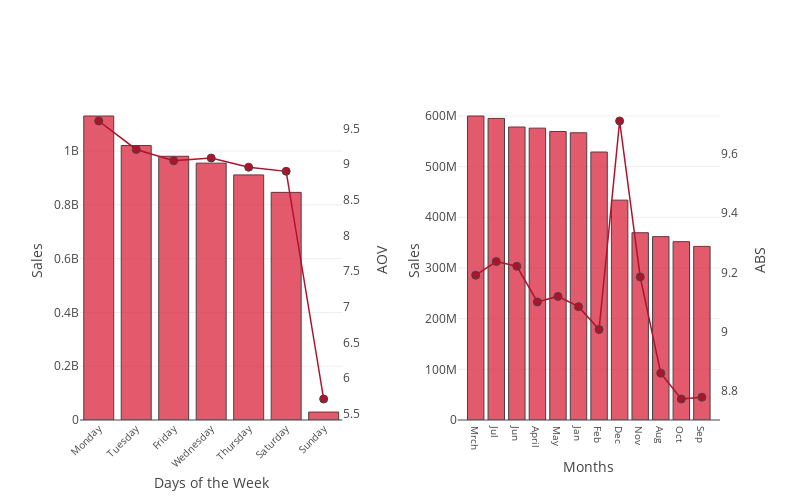

This figure's notebook cell:
### Markdown cell above
Which day of the week or month generate the highest revenue, and ABS (Average Basket Size). I created two seperate graphs side by side to ease the comparison.

Regarding the sales graphs on the left, the begining of the week are when the stores are henerating more money,on Mondays and Tuesdays, the third best day is for Fridays.

Which is also applicable for the ABS, except that it's expectionnally higher on Wesdnesday than Friday, repectively at 9.08 and 9.04.


If we have a look at the right graph, representing the sales and ABS my month, we can note that March and July are the best performing months in terms of sales. But, the ABS is higher in December with 9.71 euros spent in avarage and 9.24 euros in July.

### Code cell
#Create two new dataframe

basketweek = train[['Dayoftheweek','Sales','Customers']]
basketweek = basketweek.groupby('Dayoftheweek').sum()
basketweek = basketweek.sort_values(by='Sales',ascending = False)
basketweek = basketweek.reset_index()
basketweek['Basket'] = basketweek['Sales'] / basketweek['Customers'] 

basketmonth = train[['Monthofyear','Sales','Customers']]
basketmonth = basketmonth.groupby('Monthofyear').sum()
basketmonth = basketmonth.sort_values(by='Sales',ascending = False)
basketmonth = basketmonth.reset_index()
basketmonth['Basket'] = basketmonth['Sales'] / basketmonth['Customers'] 


#Create the format of our plot grid

fig = tools.make_subplots(rows=1,
                          cols=2,
                          print_grid=True,
                          horizontal_spacing=0.18,
                         )

#Define the 4 traces 

trace1 = dict(type='bar',
              x= basketweek[('Dayoftheweek')], 
              y= basketweek[('Sales')],
              name='Sales',            
              marker=dict(color= 'rgba(220,49,72, 0.8)', 
                          line= dict(width= 1)),
              showlegend=False
             )
 

trace2 = dict(type='scatter',
              x= basketweek[('Dayoftheweek')], 
              y= basketweek[('Basket')], 
              marker= dict(line= dict(width= 1), 
                           size= 8), 
              line=dict(color= '#B0122C',
                        width= 1.5),
              name= 'ABS',
              showlegend=False
             )


trace3=dict(type='bar',
            x=basketmonth[('Monthofyear')],
            y=basketmonth[('Sales')],
            name='Sales',
            marker=dict(color= 'rgba(220,49,72, 0.8)', line= dict(width= 1)),
            showlegend=False 
          )
trace4=dict(type='scatter',
            x= basketmonth[('Monthofyear')],
            y=basketmonth[('Basket')],
            marker= dict(line= dict(width= 1), 
                         size= 8), 
            line=dict(color= '#B0122C', width= 1.5),
            name= 'ABS',
            showlegend=False
           )

# Append the first two traces to subplot (1,1), and the last two, to subplot (1,2):

fig.append_trace(trace1, 1, 1)# trace1 is in position 0 of the list fig['data]
fig.append_trace(trace2, 1, 1)#                       1 
fig.append_trace(trace3, 1, 2)#                       2
fig.append_trace(trace4, 1, 2)#                       3

# Now we update yaxis for both trace2 and trace4 - meaning positon 1 and 3
fig['data'][1].update(yaxis='y3')
fig['data'][3].update(yaxis='y4')

# Update layout


fig['layout'].update(autosize= False, 
              width= 800, 
              height= 500, 
              showlegend=False,
              hovermode='x')


fig['layout']['xaxis1'].update(tickangle= -45, #'x1'
                         autorange=True,
                         tickfont=dict(size= 10), 
                         title= 'Days of the Week', 
                         type= 'category',
                         )
fig['layout']['yaxis1'].update( #left yaxis'y1
                         showgrid=True, 
                         title= 'Sales',
                         )

#Insert a new key, yaxis3, and the associated value:
fig['layout']['yaxis3']=dict(
                          overlaying= 'y1', 
                          anchor= 'x1', 
                          side= 'right', 
                          showgrid= False, 
                          title= 'AOV'
                         )

fig['layout']['xaxis2'].update(autorange=True,
                         tickfont=dict(size= 10), 
                         title= 'Months', 
                         type= 'Months',
                         )
fig['layout']['yaxis2'].update(
                         showgrid=True, 
                         title= 'Sales',
                         )
#Insert a new key, yaxis4, and the associated value:
fig['layout']['yaxis4']=dict(
                          overlaying= 'y2', 
                          anchor= 'x2', 
                          side= 'right', 
                          showgrid= False, 
                          title= 'ABS'
                         )

iplot(fig)

### Figure 1 — Plotly figure (JSON) as saved in the notebook; plotly's stock layout.template omitted (floating-point values rounded to 4 significant figures)
{"data": [{"marker": {"color": "rgba(220,49,72, 0.8)", "line": {"width": 1}}, "name": "Sales", "showlegend": false, "type": "bar", "x": ["Monday", "Tuesday", "Friday", "Wednesday", "Thursday", "Saturday", "Sunday"], "xaxis": "x1", "y": [1130203012, 1020411930, 980555941, 954962863, 911177709, 846317735, 29551433], "yaxis": "y1"}, {"line": {"color": "#B0122C", "width": 1.5}, "marker": {"line": {"width": 1}, "size": 8}, "name": "ABS", "showlegend": false, "type": "scatter", "x": ["Monday", "Tuesday", "Friday", "Wednesday", "Thursday", "Saturday", "Sunday"], "xaxis": "x1", "y": [9.604, 9.206, 9.047, 9.085, 8.957, 8.899, 5.706], "yaxis": "y3"}, {"marker": {"color": "rgba(220,49,72, 0.8)", "line": {"width": 1}}, "name": "Sales", "showlegend": false, "type": "bar", "x": ["Mrch", "Jul", "Jun", "April", "May", "Jan", "Feb", "Dec", "Nov", "Aug", "Oct", "Sep"], "xaxis": "x2", "y": [599831906, 595059205, 578112775, 575895295, 569248217, 566728724, 528734410, 433831153, 369498877, 361791202, 351878728, 342570131], "yaxis": "y2"}, {"line": {"color": "#B0122C", "width": 1.5}, "marker": {"line": {"width": 1}, "size": 8}, "name": "ABS", "showlegend": false, "type": "scatter", "x": ["Mrch", "Jul", "Jun", "April", "May", "Jan", "Feb", "Dec", "Nov", "Aug", "Oct", "Sep"], "xaxis": "x2", "y": [9.191, 9.236, 9.221, 9.1, 9.119, 9.085, 9.008, 9.71, 9.185, 8.861, 8.774, 8.78], "yaxis": "y4"}], "layout": {"autosize": false, "height": 500, "hovermode": "x", "showlegend": false, "width": 800, "xaxis1": {"anchor": "y1", "autorange": true, "domain": [0, 0.41], "tickangle": -45, "tickfont": {"size": 10}, "title": "Days of the Week", "type": "category"}, "xaxis2": {"anchor": "y2", "autorange": true, "domain": [0.59, 1], "tickfont": {"size": 10}, "title": "Months", "type": "Months"}, "yaxis1": {"anchor": "x1", "domain": [0, 1], "showgrid": true, "title": "Sales"}, "yaxis2": {"anchor": "x2", "domain": [0, 1], "showgrid": true, "title": "Sales"}, "yaxis3": {"anchor": "x1", "overlaying": "y1", "showgrid": false, "side": "right", "title": "AOV"}, "yaxis4": {"anchor": "x2", "overlaying": "y2", "showgrid": false, "side": "right", "title": "ABS"}}}
